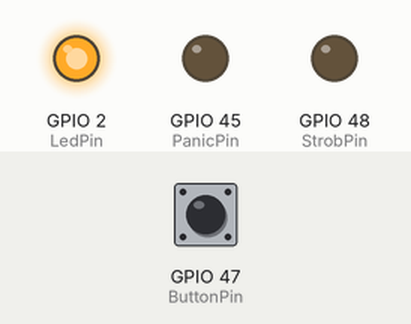
This program was run on a simulated ESP32-S3. Parts: output pins drawn as LEDs (lit = HIGH). Inputs (shaded band) come from the test bench; at power-on: GPIO 47 (ButtonPin) HIGH. WiFi joins after 1.5 s; servers stay silent unless stated; a WiFi scan finds three made-up networks; EEPROM starts erased; what the program prints to the serial monitor is not drawn.

Above: at 12.3 s.
12.4 s: GPIO 47 (ButtonPin) pulled LOW for 0.15 s
At 15.3 s:
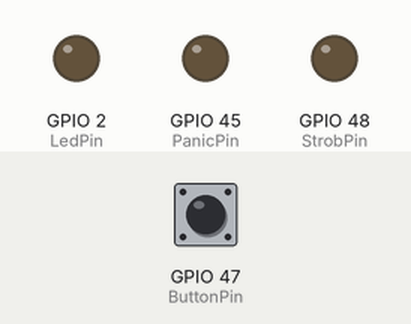
Timing chart, 0 to 21.4 s (numbered marks = the images above; inputs shaded):
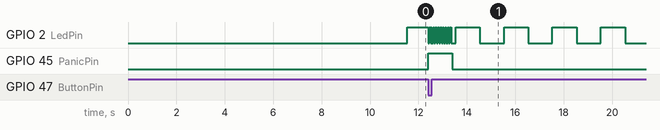

The program:

main.cpp
```cpp
#include <Arduino.h>
#include <Preferences.h>  // The Preferences library is unique to Arduino-esp32
                          // It uses a portion of on-board non-volitile memory
                          // (NVS) of the ESP32 to store data.
                          // Preferences data is stored in NVS in sections
                          // called "namespace". There  are e set of key-value pars.
                          // LIke variables, a key-value pair has a data type.
#include <WiFi.h>
#include <WebServer.h>    // Library for the HTTP server
#include <string>         // C++ Standard String library
#include <string_view>    // C++17 header for high-performance string handling
                          // Just to data members: a pointer and a length.
                          // Does not created a copy in memory. Read-only.

// --- Modern C++: Namespaces & Constexpr ---
// We use a namespace to group related constants. This prevents "LED_PIN" from
// accidentally conflicting with other libraries.
namespace Config {
    // 'constexpr' tells the compiler this value is known at compile-time.
    // It is more efficient than 'const' and safer than '#define'.
    constexpr int ButtonPin = 47;
    constexpr int LedPin    = 2;
    constexpr int StrobPin  = 48;
    constexpr int PanicPin  = 45;

    // WiFi Credentials using std::string_view
    // This is C++17's way to point to a string without copying it into memory.

    // ASI Network
    //constexpr std::string_view Ssid     = "ASI Personal";
    //constexpr std::string_view Password = "Personal@AcceleratedSystems";

    // RPi Network
    constexpr std::string_view Ssid     = "ESP32test-network";
    constexpr std::string_view Password = "esp32test123";
}

// Global Objects
constexpr bool RW_MODE = false;
constexpr bool RO_MODE = true;
Preferences prefs;          // Created name of the Preferences object. This object is
                            // used with the Preferences methods to access the
                            // name space and the key-value pairs it contains.

SemaphoreHandle_t panicSemaphore;
WebServer server(80);       // Create a server on port 80 (standard HTTP)

// Prototypes
void IRAM_ATTR handleButtonInterrupt();
void panicTask(void* pvParameters);
void heartbeatTask(void* pvParameters);
void serverTask(void* pvParameters);    // Task to handle incoming web requests
void initWiFi();
void handleRoot();                      // Function that serves the HTML page

void setup() {
    delay(1000);
    Serial.begin(115200);
    delay(5000);

    Serial.println("\n--- Connected via CH343 UART (COM?) ---");
    Serial.println(  "--- ESP32-S3 Dual Core Booting --------");
    Serial.println("\n--- ESP Hardware Info------------------");

    // Display ESP Information
    Serial.printf("Chip ID: %u\n", ESP.getChipModel()); // Get the 24-bit chip ID
    Serial.printf("CPU Frequency: %u MHz\n", ESP.getCpuFreqMHz()); // Get CPU frequency
    Serial.printf("SDK Version: %s\n", ESP.getSdkVersion()); // Get SDK version

    // Get and print flash memory information
    Serial.printf("Flash Chip Size: %u bytes\n", ESP.getFlashChipSize()); // Get total flash size

    // Get and print SRAM memory information
    Serial.printf("Internal free Heap at setup: %d bytes\n", ESP.getFreeHeap());
    if(psramFound()){
        Serial.printf("Total PSRAM Size: %d bytes", ESP.getPsramSize());
    } else {
         Serial.print("No PSRAM found");
    }
    Serial.println("\n---------------------------------------");
    Serial.print("\n");


    // Initialise WiFi early in the boot sequence
    initWiFi();

    // Setup Web Server Routes
    server.on("/", handleRoot); // When someone visits http://[IP]/, call handleRoot
    server.begin();
    Serial.println("HTTP Server Started.");

    // Initialise NVS and read lifetime count
    prefs.begin("system", RO_MODE);     // Open namespace "system" and make it available
                                        // in READ ONLY (RO) mode.

    // 'auto' - C++17 type deduction (compiler knows this is a uint32_t)
    auto totalPanics = prefs.getUInt("panic_count", 0);   // Retrive value of the "panic_count"
                                                          // key, define to 0 if not found
    Serial.printf("Bootup - Lifetime Panic Events: %u\n", totalPanics);
    prefs.end(); // Close our preference namespace.

    // Create binary semaphore
    panicSemaphore = xSemaphoreCreateBinary();

    // Configure Hardware using our Namespace
    pinMode(Config::ButtonPin, INPUT_PULLUP);
    pinMode(Config::StrobPin,  OUTPUT);
    pinMode(Config::PanicPin,  OUTPUT);
    pinMode(Config::LedPin,    OUTPUT);

    attachInterrupt(digitalPinToInterrupt(Config::ButtonPin), handleButtonInterrupt, FALLING);

    // --- Task Distribution ---
    // Panic Task: Core 1 (High Priority)
    xTaskCreatePinnedToCore(panicTask, "Panic", 4096, NULL, 3, NULL, 1);

    // Heartbeat: Core 0 (Low Priority)
    xTaskCreatePinnedToCore(heartbeatTask, "Heartbeat", 4096, NULL, 1, NULL, 0);

    // Web Server: Core 0 (Medium Priority)
    // Running network tasks on Core 0 is standard as the WiFi stack lives there.
    xTaskCreatePinnedToCore(serverTask, "WebServer", 4096, NULL, 2, NULL, 0);

    // Terminate the initial Arduino setup task to free up memory
    vTaskDelete(NULL);
}

// The Linker needs this function to exist, even if it is never called.
void loop() {}

// --- C++17 Logic: HTML Generation ---
void handleRoot() {
    prefs.begin("system", true);
    auto count = prefs.getUInt("panic_count", 0);
    prefs.end();

    // std::string (C++17) makes building HTML much cleaner than char arrays
    std::string html = "<html><head><meta http-equiv='refresh' content='2'></head>";
    html += "<body style='font-family: sans-serif; text-align: center;'>";
    html += "<h1>ESP32-S3 Logic Monitor</h1>";
    html += "<div style='font-size: 2em; color: red;'>Panic Count: " + std::to_string(count) + "</div>";
    html += "<p>WiFi Signal: " + std::to_string(WiFi.RSSI()) + " dBm</p>";
    html += "</body></html>";

    server.send(200, "text/html", html.c_str());
}

// --- Web Server Task ---
void serverTask(void* pvParameters) {
    for(;;) {
        server.handleClient(); // Check for new clients
        vTaskDelay(pdMS_TO_TICKS(5)); // Yield to keep Core 0 smooth
    }
}

// --- WiFi Initialization ---
void initWiFi() {

    // WiFi Status
    //Serial.print(" Initial WiFi status - ");
    //Serial.println(WiFi.status());

        // Scan WiFi network
    Serial.println("\n--- WiFi Network Info------------------");

    // Set WiFi to station mode and disconnect from an AP
    // if it was previously connected
    WiFi.mode(WIFI_STA);
    //WiFi.disconnect();
    delay(500);
    //Serial.print(" WiFi status befor scanning - ");
    //Serial.println(WiFi.status());

    auto n = WiFi.scanNetworks();
    Serial.println("   ... Starting WiFi Scan ...");
    if (n ==0) {
        Serial.println("No networks found");
    } else {
        Serial.print(n);
        Serial.println(" - networks found");

        for (int i = 0; i < n; ++i) {
            // Print SSID and RSSI for each network found
            Serial.print(i + 1);
            Serial.print(": ");
            Serial.print(WiFi.SSID(i));
            Serial.print(" (");
            Serial.print(WiFi.RSSI(i));
            Serial.print(")");
            Serial.println((WiFi.encryptionType(i) == WIFI_AUTH_OPEN)?" ":"*");
        delay(500);
        }
    }
    Serial.print("\n");
    Serial.print("    WiFi Scan Completed");
    Serial.println("\n---------------------------------------");
    Serial.print("\n");

    Serial.println("Connecting to WiFi...");
    // .data() converts string_view back to the char* that WiFi.begin needs
    // .data() provides the raw pointer WiFi.begin() requires
    WiFi.begin(Config::Ssid.data(), Config::Password.data());

    // Simple connection loop
    // status = 0 (WL_IDLE_STATUS): temporary status assigned when WiF.begin() is called
    // status = 1 (WL_NO_SSID_AVAIL): whem no SSID are available
    // status = 2 (WL_SCAN_COMPLETED): scan networks is completed
    // status = 3 (WL_CONNECTED): when connected to a WiFi network
    // status = 4 (WL_CONNECT_FAILDE): when connection fails for all the attempts
    // status = 5 (WL_CONNECTION_LOST): when the connection is lost
    // status = 6 (WL_DISCONNECTED): when disconnected from a network

    while (WiFi.status() != WL_CONNECTED) {
        delay(100);
        Serial.print(WiFi.status());
    }
    Serial.print("\nCONNECTED!");
    Serial.print("  RSSI: ");
    Serial.println(WiFi.RSSI());  // WiFi connection strength
    Serial.print("IP Address: ");
    Serial.println(WiFi.localIP());

    // Contimue monitoring WiFi status
    ///for(;;){
    //    delay(100);
    //    Serial.print(WiFi.status());
    //}
}

// --- Interrupt Service Routine ---
void IRAM_ATTR handleButtonInterrupt() {
    digitalWrite(Config::StrobPin, HIGH);

    // static ensures this variable is created once, not every time ISR runs
    static BaseType_t xHigherPriorityTaskWoken = pdFALSE;
    xSemaphoreGiveFromISR(panicSemaphore, &xHigherPriorityTaskWoken);

    digitalWrite(Config::StrobPin, LOW);

    if (xHigherPriorityTaskWoken) {
        portYIELD_FROM_ISR();
    }
}

// --- High Priority Panic Handler ---
void panicTask(void* pvParameters) {
    for(;;) {
        // Task blocks here (0% CPU) waiting for the semaphore
        // portMAX_DELAY means the task sleeps until the semaphore is "given"
        if (xSemaphoreTake(panicSemaphore, portMAX_DELAY) == pdPASS) {
            detachInterrupt(digitalPinToInterrupt(Config::ButtonPin));
            digitalWrite(Config::PanicPin, HIGH);

             // Update (increment) NVS Persistence
            prefs.begin("system", RW_MODE);
            auto count = prefs.getUInt("panic_count", 0) + 1;
            prefs.putUInt("panic_count", count);
            prefs.end();

            Serial.printf("[Panic] Event #%u stored. WiFi Status: %d\n", count, WiFi.status());

             // Visual strobe feedback
            for(int i = 0; i < 20; ++i) {
                digitalWrite(Config::LedPin, !digitalRead(Config::LedPin));
                vTaskDelay(pdMS_TO_TICKS(50));
            }

            digitalWrite(Config::PanicPin, LOW);
            vTaskDelay(pdMS_TO_TICKS(100));  // Cool-down delay

            // C++17 "Flush": Empty the semaphore of any extra signals from bouncing
            // C++17 style: we can use 'while' to clear any pending semaphores (bounces)
            while(xSemaphoreTake(panicSemaphore, 0) == pdPASS);

            // Re-arm the hardware
            attachInterrupt(digitalPinToInterrupt(Config::ButtonPin), handleButtonInterrupt, FALLING);
        }
    }
}

void heartbeatTask(void* pvParameters) {
    for(;;) {
        digitalWrite(Config::LedPin, !digitalRead(Config::LedPin));
        vTaskDelay(pdMS_TO_TICKS(1000));
    }
}
```

Measured:
- after the input at 12.4 s, GPIO 45 (PanicPin): LOW → HIGH at once, → LOW 1.0 s later
